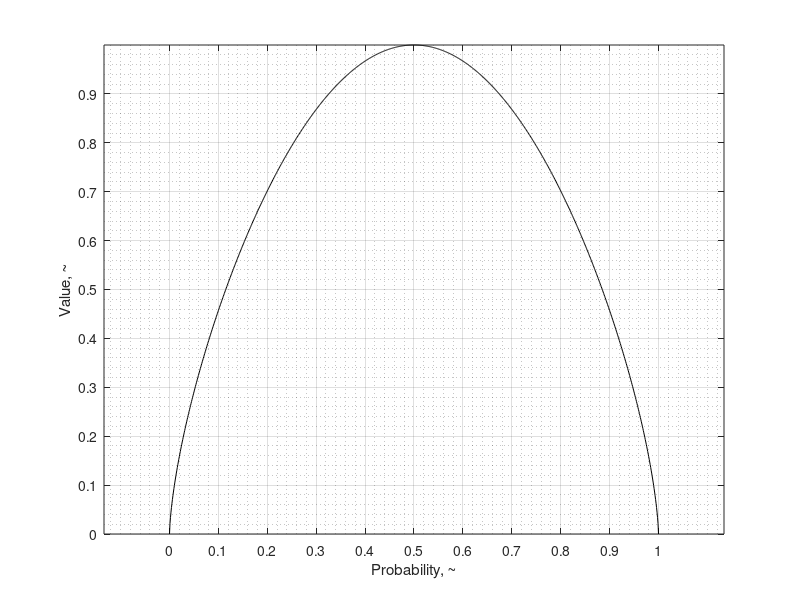

The MATLAB script that drew this image: (Note: this script raises an error after producing the figure.)
% function wordle_solver

    % A computer program to solve the word-guessing game "Wordle",
    % located at https://www.powerlanguage.co.uk/wordle/
    
    % Uses statistically-informed guesses, game heuristics, and process of
    % elimination to determine the solution in as few moves as possible.
    
    % Case-sensitive. Must use lowercase only.
    
    % Usermodes:
        % 'manual'
            % The program suggests optimal next guesses. The player
            % manually informs the program of their guesses and the
            % responses.
        % 'auto'
            % The program plays against itself. The user can specify a set
            % of solutions to solve, or the number of randomized games to
            % play.
        % 'debug'
            % The program plays against itself as in 'auto' mode, but
            % pauses after each move to show some diagnostic data
    
    % Responses use the following syntax:
        % 'k': gray, not in word
        % 'y': yellow, in word, but not in that spot
        % 'g': green, in word, in that spot
    
    % Daniel W. Dichter
    % daniel.w.dichter@gmail.com
    
    % Changelog:
        % 2022-01-11:
            % First version
        % 2022-01-16:
            % Revised to support words with multi-instance letters, e.g. WADED, DOORS, etc.
            % Swapped in a better dictionary with 4k 5-letter words (previously, 16k)
        % 2022-01-19:
            % Added suggestions of good guesses based on letter distribution
        % 2022-01-23:
            % Now makes optimized guesses against the dictionary (rather than
            % the set of possible words) for faster convergence. For 25 trials,
            % produced MEAN of 3.88 with STDEV of 0.88
        % 2022-01-24:
            % Added actual Wordle guess and solution dictionaries
            % Now can automatically play against itself
            % 100 trials, 3.69 mean, 0.61 stdev, worst score of 5
        % 2022-01-25:
            % Minor cleanup, documentation improvements
        % 2022-01-28:
            % Improved guess selection by seeing if any top-value guesses
            % are also possible solutions. Fixed a bug that was penalizing
            % words with repeated letters. Improved elimination with gray
            % tiles and matching letters.
        % 2022-02-06:
            % Various speedups. For all 2,315 games (about two hours),
            % mean of 3.692, stdev of 0.734, worst score of 6. Slight
            % improvement to the probability-value transfer function -
            % moved from Gaussian to sine, though kept the option to use
            % Gaussian if desired. Also experimented with a triangle wave.
        % 2022-02-08
            % Huge speedups, now runs all 2,315 games in ~17 min
        % 2022-02-09
            % Slight performance improvement, misc. cleanup.
            % Added some new transfer function shapes
            % Mean: 3.5961, Stdev. 0.67916, Worst 6 (for all 2,315)
    
    %%
    
    clear
    clc
    
    %% Inputs
    
    record_log = 0;
    
    usermode      = 'auto'; % 'auto', 'manual', or 'debug'
    qty_suggest   = 10;     % 'manual' usermode - number of words to show after every guess
    auto_game_qty = 2315;   % 'auto'   usermode - number of iterations to perform. If set to 2315, plays all games. If <2,315, plays random games.
    auto_list     = {       % 'auto'   usermode - specific solutions to solve; leave empty if not using

                    };
    
    fn_dict_solutions = 'wordlist_solutions.txt';
    fn_dict_guesses   = 'wordlist_guesses.txt';
    
    % Solver parameters
    green_yellow_ratio = 2; % value_green / value_yellow, relative
    P_vs_V.shape       = 'sine'; % transfer function, probability vs. value
    QUAL               = zeros(5); % Quality matrix
    QUAL(1:3,1:3)      = [1 1/2 1/3; 0 1/4 1/4; 0 0 1/3];
    
    %% Generate transfer function
    % Probability P vs. value V (one-dimensional)
    
    P_vs_V.res  = 1000;
    P_vs_V.prob = linspace(0,1,P_vs_V.res);
    switch P_vs_V.shape
        case 'gaussian'
            P_vs_V.mean  = 0.5;
            P_vs_V.stdev = 0.15;
            P_vs_V.val   = (1./(P_vs_V.stdev.*sqrt(2.*pi))) .* exp((-1/2).*((P_vs_V.prob-P_vs_V.mean)./P_vs_V.stdev).^2);
            P_vs_V.val([1,end]) = 0;
            P_vs_V.val = P_vs_V.val ./ max(P_vs_V.val(:));
        case 'triangle'
            P_vs_V.val = interp1([0 0.5 1], [0 1 0], P_vs_V.prob);
        case 'sine'            
            P_vs_V.val = sin(P_vs_V.prob*pi) .^ (2/3);
            P_vs_V.val([1,end]) = 0;
        case 'parabola'
            P_vs_V.val = -(P_vs_V.prob-0.5).^2;
            P_vs_V.val = (P_vs_V.val-min(P_vs_V.val)) ./ (max(P_vs_V.val)-min(P_vs_V.val));
        case 'quartic'
            P_vs_V.val = -(P_vs_V.prob-0.5).^4;
            P_vs_V.val = (P_vs_V.val-min(P_vs_V.val)) ./ (max(P_vs_V.val)-min(P_vs_V.val));
        case 'quartic_parabola_blend'
            P_vs_V.val = 4.*-(P_vs_V.prob-0.5).^4 -(P_vs_V.prob-0.5).^2;
            P_vs_V.val = (P_vs_V.val-min(P_vs_V.val)) ./ (max(P_vs_V.val)-min(P_vs_V.val));
        case 'arc'
            th = linspace(pi,0,length(P_vs_V.prob));
            x = cos(th);
            y = sin(th);
            P_vs_V.val = interp1(x,y,linspace(-1,1,1000));
            P_vs_V.val([1,end]) = 0;
        otherwise
            error('P_vs_S.shape not recognized')
    end
    
    figure(5)
    clf
    set(gcf,'color','white')
    plot(P_vs_V.prob, P_vs_V.val, 'k')
    set(gca,'xtick',0:0.1:1)
    set(gca,'ytick',0:0.1:1)
    grid on
    grid minor
    xlabel('Probability, ~')
    ylabel('Value, ~')
    axis square
    axis equal
%     set(gca,'FontSize',12)
%     pos = get(gca,'position');
%     set(gca,'position', pos + [-0.01 0.01 0.05 0.02])
%     pos = get(gcf,'position');
%     set(gcf,'position',[pos(1:2) 560 250])
    drawnow
    
    %% Constants
    
    moves_to_win = 6; % only used to calculate win rate, does not limit the number of moves
    alphabet = 'abcdefghijklmnopqrstuvwxyz';
    
    % Alphabet cell array, just for labeling plots
    alpha_cell_array = cell(length(alphabet),1);
    for ind_letter = 1 : length(alphabet)
        alpha_cell_array{ind_letter} = alphabet(ind_letter);
    end
    
    %% Load dictionaries
    
    DICT_SOL_read_only = sort(importdata(fn_dict_solutions));
    DICT_GUE           = sort(importdata(fn_dict_guesses));
    
    word_length = length(DICT_SOL_read_only{1});
    
    %% Pre-calculate some quantities for speed
    
    % Generate a WEIGHT matrix
    WEIGHT = eye(word_length);
    WEIGHT(WEIGHT==1) = green_yellow_ratio;
    WEIGHT(WEIGHT==0) = 1;
    WEIGHT = WEIGHT ./ max(WEIGHT(:));
    
    % Alphabetical indices, and quantity of letter-matching tiles
    IA = zeros(length(DICT_GUE),word_length); % index, alphabetical
    QM = zeros(length(DICT_GUE),word_length); % quantity, letter-matching tiles
    for w = 1 : length(DICT_GUE) % for each word
        this_word = DICT_GUE{w};
        for t = 1 : word_length % for each tile
            this_letter = this_word(t);
            IA(w,t) = find(this_letter == alphabet); % alphabetical index of this tile
            ind_match = find(this_letter == this_word); % indices of tiles with this letter
            QM(w,t) = length(ind_match); % number of tiles of this letter
        end
    end

    %% Main body for all game(s)
    
    ind_game = 1;
    
    switch usermode
        case {'auto', 'debug'}
            if length(auto_list) >= 1
                auto_game_qty = length(auto_list);
            end
        case 'manual'
            auto_game_qty = 1;
    end
    
    % Record some information
    SCORES = [];
    
    if record_log
        timestamp = datestr(now,'yyyy_mm_dd_HH_MM_SS_AM');
        timestamp = regexprep(timestamp, ' ', ''); % delete spaces
        fn_diary = [mfilename '_log_' timestamp '.txt'];
        diary(fn_diary)
        diary on
        disp(fn_diary)
    end
    
    tic
    
    correct_response = repmat('g',[1,word_length]);
    
    while ind_game <= auto_game_qty

        %% Initialize

        DICT_SOL = DICT_SOL_read_only;          % reset the solutions
        response = repmat('k',[1,word_length]); % initialize as all wrong

        % Generate the solution
        switch usermode
            case {'auto', 'debug'}
                
                if auto_game_qty == length(DICT_SOL_read_only) % user wants to play every game
                    SOLUTION = DICT_SOL_read_only{ind_game};
                    
                elseif length(auto_list) >= 1 % user has specified which specific games they want to play
                    SOLUTION = auto_list{ind_game};
                    
                else
                    i_sol = randi(length(DICT_SOL),1);
                    SOLUTION = DICT_SOL{i_sol};
                    
                end
                disp(['Game #' num2str(ind_game) ': ' SOLUTION])
            case 'manual'
                % Do nothing
        end

        ind_round = 0;
        
        while ~strcmp(response,correct_response) && length(DICT_SOL)>=1 % while you haven't gotten it right, but still have more words to guess
            
            ind_round = ind_round + 1;
            disp(' ')
            disp(['Words remaining: ' num2str(length(DICT_SOL))])

            %% Probability distributions for possible solutions

            PROB = zeros(length(alphabet), word_length);

            switch usermode
                case {'manual','debug'}
                    figure(1)
                        clf
                        set(gcf,'color','white')
                        pos = get(gcf,'position');
                        set(gcf,'position',[pos(1) 50 560 900])
                otherwise
                    % Do nothing
            end

            for ind_position = 1 : word_length

                letters = repmat(' ',[length(DICT_SOL),1]);
                for w = 1 : length(DICT_SOL)
                    letters(w) = DICT_SOL{w}(ind_position);
                end
                qty_words = zeros(length(alphabet),1);
                for ind_letter = 1 : length(alphabet)
                    qty_words(ind_letter) = length(find(letters == alphabet(ind_letter)));
                end
                PROB(:,ind_position) = qty_words ./ length(DICT_SOL); % normalize from counts to probabilities

            end

            switch usermode
                case {'manual','debug'}
                    for ind_position = 1 : word_length
                        subplot(word_length,1,ind_position)
                        cla
                        bar(1:length(alphabet), PROB(:,ind_position), 'FaceColor', zeros(1,3)+0.5)
                        grid on
                        grid minor
                        set(gca,'xtick',1:length(alphabet))
                        set(gca,'xticklabel',alpha_cell_array)
                        pos = get(gca,'position');
                        set(gca,'position', [pos(1)+0.02 pos(2)+0.01 pos(3:4)])
                        title(['\rmProbability of ' num2str(length(DICT_SOL)) ' Valid ' num2str(word_length) '-Letter Words By Position #' num2str(ind_position) '\rm'])
                        xlim([0 length(alphabet)+1])
                        ylim([0 ceil(max(PROB(:))/0.05)*0.05])
                    end
                    
                case 'auto'
                    % Do nothing
            end

            %% Value distributions for possible solutions

            VALUE = interp1(P_vs_V.prob, P_vs_V.val, PROB(:));
            [val_top, ind_top] = sort(VALUE, 'descend');
            [row_top, col_top] = ind2sub(size(PROB),ind_top);
            VALUE = reshape(VALUE, size(PROB));

            switch usermode
                case {'manual','debug'}
                    figure(2)
                        clf
                        set(gcf,'color','white')
                        pos = get(gcf,'position');
                        set(gcf,'position',[pos(1) 50 560 900])

                    for ind_position = 1 : word_length

                        % Plot the result
                        subplot(word_length,1,ind_position)
                        cla
                        bar(1:length(alphabet), VALUE(:,ind_position), 'FaceColor', zeros(1,3)+0.5)
                        grid on
                        grid minor
                        set(gca,'xtick',1:length(alphabet))
                        set(gca,'xticklabel',alpha_cell_array)
                        xlim([0 length(alphabet)+1])
                        if max(VALUE(:)) > 0
                            ylim([0 max(VALUE(:))])
                        end
                        title(['\rmValue of ' num2str(length(DICT_SOL)) ' Valid ' num2str(word_length) '-Letter Words By Position #' num2str(ind_position) '\rm'])

                    end
                
                case 'auto'
                    % Do nothing
            end

            %% Score guesses

            Score_Gue = zeros(length(DICT_GUE),1);
            
            % Calculate the quantity of unity-probability tiles for each letter
            QU = zeros(length(alphabet),1);
            for ind_alpha = 1 : length(alphabet)
                ind_u = find(PROB(ind_alpha,:)==1); % indices of unity-probability letter-matching tiles
                QU(ind_alpha) = length(ind_u); % number of green tiles of this letter
            end
            
            for w = 1 : length(DICT_GUE) % for each word
                
                ind_alpha = IA(w,:);
                q_m       = QM(w,:);
                q_u       = QU(ind_alpha);
                lin_ind   = q_u+1 + (q_m'-1)*word_length; % this is equivalent to sub2ind, but much faster
                Qual      = QUAL(lin_ind);
                
                prob   = PROB(ind_alpha,:);
                skip   = find(diag(prob)==1);
                Toggle = ones(word_length,1);
                Toggle(skip) = 0;
                
                Score_Gue(w) = sum( sum(VALUE(ind_alpha,:).*WEIGHT, 2) .* Qual.*Toggle, 1);

            end
            
            ms = max(Score_Gue(:));
            if ms ~= 0 % prevent divide-by-zero
                Score_Gue = Score_Gue ./ max(Score_Gue(:)); % normalize 0-1
            end

            [~, ind_best_gue] = sort(Score_Gue,'descend');
            
            switch usermode
                case 'auto'
                    % Do nothing
                case {'manual','debug'}
                    disp(' ')
                    disp('Guesses, top valuable, to advance:')
                    for i = 1 : qty_suggest
                        disp([num2str(i) '. ' DICT_GUE{ind_best_gue(i)} ' (' num2str(Score_Gue(ind_best_gue(i))) ')'])
                    end
            end

            %% Show remaining solutions
            
            switch usermode
                case 'auto'
                    % Do nothing
                case {'manual','debug'}
            
                    disp(' ')
                    disp('Guesses, alphabetical, to win:')
                    for i = 1 : min([length(DICT_SOL) qty_suggest])
                        disp([num2str(i) '. ' DICT_SOL{i}])
                    end
                    disp(' ')
            end

            %% Get a guess/response pair

            switch usermode

                case {'auto', 'debug'}

                    switch length(DICT_SOL)
                        case 1
                            % We already know the solution by process of
                            % elimination, and just need to formally guess it
                            guess = DICT_SOL{:};
                        case 2
                            % Two solutions remain, we may as well pick one
                            guess = DICT_SOL{1}; % pick the alphabetical first one
                        otherwise
                            % Three or more solutions remain, must continue
                            % advancing rather than trying to win
                            
                            % If there is a tie among the most valuable
                            % words, see if any one is also a solution, and
                            % if so, pick it. Otherwise just pick the most
                            % valuable word.
                            
                            ind_top_gue  = find(Score_Gue == max(Score_Gue));
                            top_gue      = DICT_GUE(ind_top_gue);
                            top_intersec = intersect(top_gue, DICT_SOL);
                            
                            if ~isempty(top_intersec) % one word is both most valuable and most probable
                                guess = top_intersec{:};
                            else
                                guess = DICT_GUE{ind_best_gue(1)};
                            end
                            
                    end
                        
                    response = wordle_response(SOLUTION, guess);
                    disp([guess ' - ' response])

                case 'manual'

                    guess = input('Guess:    ','s');
                    if length(guess) ~= word_length
                        warning('Invalid length')
                        continue
                    end
                    if length(find(strcmp(DICT_GUE, guess))) ~= 1
                        warning('Invalid word')
                        continue
                    end

                    response = input('Response: ','s');
                    if length(response) ~= word_length
                        warning('Invalid length')
                        continue
                    end
                    if length(regexprep(response, '[kyg]', '')) > 0
                        warning('Invalid response, must solely contain [kyg]')
                        continue
                    end

            end

            %% Eliminate words per guess/response pair

            % Eliminate all entries from the list that are not consistent
            % with the most recent guess/response pair

            to_eliminate = zeros(length(DICT_SOL),1);

            for ind = 1 : word_length % for each letter

                letter = guess(ind);

                switch response(ind)

                    case 'k'

                        response_match = response(find(guess == letter));
                        response_non_gray = regexprep(response_match,'k','');
                        quantity_this_letter_in_sol = length(response_non_gray);
                        
                        if length(regexprep(response_match, 'k', '')) == 0 % All tile(s) of this letter were gray

                            % Eliminate all words that contain this letter
                            for w = 1 : length(DICT_SOL)
                                if ~isempty(find(DICT_SOL{w}==letter))
                                    to_eliminate(w) = 1;
                                end
                            end

                        else % Gray tile with at least one letter-matching yellow or green tile

                            % This is a gray tile, but there are other tile(s)
                            % of either yellow or green of the same letter. We
                            % know that the solution does not contain this
                            % letter at this position.

                            for w = 1 : length(DICT_SOL)
                                
                                % Eliminate words that contain this letter in this position
                                if strcmp(DICT_SOL{w}(ind), letter)
                                    to_eliminate(w) = 1;
                                    continue
                                end
                            
                                % Since we are on a gray tile and have at least
                                % one other non-gray tile (yellow or green), we
                                % also know the total quantity of this letter
                                % in the solution, which is equal to the sum of
                                % the yellow and green tiles.
                                if length(find(DICT_SOL{w} == letter)) ~= quantity_this_letter_in_sol;
                                    to_eliminate(w) = 1;
                                end
                            end

                        end

                    case 'y'
                        
                        ind_search = intersect(find(response~='g'), find(guess~=letter));
                        
                        for w = 1 : length(DICT_SOL)
                            
                            % Eliminate words that contain this letter in this position
                            if strcmp(DICT_SOL{w}(ind), letter)
                                to_eliminate(w) = 1;
                                continue
                            end
                            
                            % Eliminate words that do not contain this letter in non-green non-matching tiles
                            if length(find(DICT_SOL{w}(ind_search) == letter)) == 0
                                to_eliminate(w) = 1;
                            end
                            
                        end

                    case 'g'

                        % Eliminate words that do not contain this letter in this position
                        for w = 1 : length(DICT_SOL)
                            if ~strcmp(DICT_SOL{w}(ind), letter)
                                to_eliminate(w) = 1;
                            end
                        end

                    otherwise
                        error('Unrecognized response')

                end

            end % Finished parsing the response
            
            % Eliminate words
            DICT_SOL = DICT_SOL(find(~to_eliminate));
            
            switch usermode
                case 'debug'
                    drawnow
                    pause
                otherwise
                    % Do nothing
            end

        end
        
        % At this point, have either won the game or run out of possible
        % solutions

        if length(DICT_SOL) ~= 1
            warning('Guesses did not converge')
        else
            SCORES(ind_game) = ind_round;
            
            disp(' ')
            disp(['Score: ' num2str(ind_round)]);
            disp(['Mean:  ' num2str(mean(SCORES(:)))])
            disp(['Stdev: ' num2str(std(SCORES(:)))])
            disp(['Worst: ' num2str(max(SCORES(:)))])
            disp(['Wins:  ' num2str(length(find(SCORES<=moves_to_win))/length(SCORES)*100,'%.2f') '%'])
            disp([])
            rate = toc/ind_game; % sec/game
            games_remaining = auto_game_qty - ind_game;
            time_remaining  = games_remaining * rate; % sec
            time_remaining_mm = floor(time_remaining/60);
            time_remaining_ss = round(time_remaining - time_remaining_mm*60);
            disp(['Left:  ' num2str(time_remaining_mm) 'm' num2str(time_remaining_ss) 's'])
            disp('===========================')
            
            switch usermode
                case 'auto'
                    % Show a persistent monitor so the user doesn't have to
                    % read the Command Window as the log is flying by quickly
                    figure(8)
                    clf
                    set(gcf,'color','white')
                    axis off
                    text(0,mean(ylim),{
                        ['\bfGame #' num2str(ind_game) ': ' SOLUTION '\rm']
                        ['Score: ' num2str(ind_round)]
                        ['Mean:  ' num2str(mean(SCORES(:)))]
                        ['Stdev: ' num2str(std(SCORES(:)))]
                        ['Worst: ' num2str(max(SCORES(:)))]
                        ['Wins:  ' num2str(length(find(SCORES<=moves_to_win))/length(SCORES)*100,'%.2f') '%']
                        ['Left:  ' num2str(time_remaining_mm) 'm' num2str(time_remaining_ss) 's']
                        },'FontName','FixedWidth','FontSize',12)
                    drawnow
                otherwise
                    % Do nothing
            end

        end
        
        ind_game = ind_game + 1;
        
    end
    
    if record_log
        diary off
    end
    
% end
